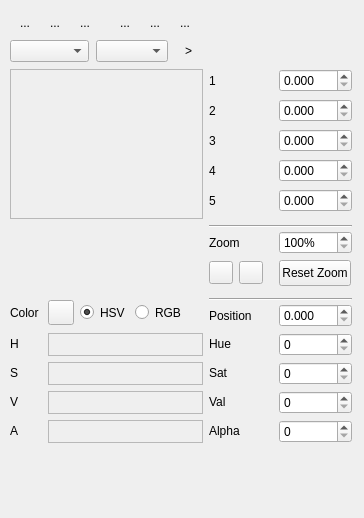
<ui version="4.0" >
 <comment>*********************************************************************
**
** Copyright (C) 2011 Nokia Corporation and/or its subsidiary(-ies).
** All rights reserved.
** Contact: Nokia Corporation (qt-info@nokia.com)
**
** This file is part of the tools applications of the Qt Toolkit.
**
** $QT_BEGIN_LICENSE:LGPL$
** Commercial Usage
** Licensees holding valid Qt Commercial licenses may use this file in
** accordance with the Qt Commercial License Agreement provided with the
** Software or, alternatively, in accordance with the terms contained in
** a written agreement between you and Nokia.
**
** GNU Lesser General Public License Usage
** Alternatively, this file may be used under the terms of the GNU Lesser
** General Public License version 2.1 as published by the Free Software
** Foundation and appearing in the file LICENSE.LGPL included in the
** packaging of this file.  Please review the following information to
** ensure the GNU Lesser General Public License version 2.1 requirements
** will be met: http://www.gnu.org/licenses/old-licenses/lgpl-2.1.html.
**
** In addition, as a special exception, Nokia gives you certain additional
** rights.  These rights are described in the Nokia Qt LGPL Exception
** version 1.1, included in the file LGPL_EXCEPTION.txt in this package.
**
** GNU General Public License Usage
** Alternatively, this file may be used under the terms of the GNU
** General Public License version 3.0 as published by the Free Software
** Foundation and appearing in the file LICENSE.GPL included in the
** packaging of this file.  Please review the following information to
** ensure the GNU General Public License version 3.0 requirements will be
** met: http://www.gnu.org/copyleft/gpl.html.
**
** If you have questions regarding the use of this file, please contact
** Nokia at qt-info@nokia.com.
** $QT_END_LICENSE$
**
*********************************************************************</comment>
 <class>QtGradientEditor</class>
 <widget class="QWidget" name="QtGradientEditor" >
  <property name="geometry" >
   <rect>
    <x>0</x>
    <y>0</y>
    <width>364</width>
    <height>518</height>
   </rect>
  </property>
  <property name="windowTitle" >
   <string>Form</string>
  </property>
  <widget class="QFrame" name="frame" >
   <property name="geometry" >
    <rect>
     <x>10</x>
     <y>69</y>
     <width>193</width>
     <height>150</height>
    </rect>
   </property>
   <property name="sizePolicy" >
    <sizepolicy vsizetype="Expanding" hsizetype="Expanding" >
     <horstretch>0</horstretch>
     <verstretch>0</verstretch>
    </sizepolicy>
   </property>
   <property name="frameShape" >
    <enum>QFrame::StyledPanel</enum>
   </property>
   <property name="frameShadow" >
    <enum>QFrame::Raised</enum>
   </property>
   <layout class="QVBoxLayout" >
    <property name="spacing" >
     <number>6</number>
    </property>
    <property name="leftMargin" >
     <number>0</number>
    </property>
    <property name="topMargin" >
     <number>0</number>
    </property>
    <property name="rightMargin" >
     <number>0</number>
    </property>
    <property name="bottomMargin" >
     <number>0</number>
    </property>
    <item>
     <widget class="QtGradientWidget" native="1" name="gradientWidget" >
      <property name="sizePolicy" >
       <sizepolicy vsizetype="Expanding" hsizetype="Expanding" >
        <horstretch>0</horstretch>
        <verstretch>0</verstretch>
       </sizepolicy>
      </property>
      <property name="toolTip" >
       <string>Gradient Editor</string>
      </property>
      <property name="whatsThis" >
       <string>This area shows a preview of the gradient being edited. It also allows you to edit parameters specific to the gradient's type such as start and final point, radius, etc. by drag &amp; drop.</string>
      </property>
     </widget>
    </item>
   </layout>
  </widget>
  <widget class="QLabel" name="label1" >
   <property name="geometry" >
    <rect>
     <x>209</x>
     <y>69</y>
     <width>64</width>
     <height>23</height>
    </rect>
   </property>
   <property name="text" >
    <string>1</string>
   </property>
  </widget>
  <widget class="QDoubleSpinBox" name="spinBox1" >
   <property name="geometry" >
    <rect>
     <x>279</x>
     <y>69</y>
     <width>73</width>
     <height>23</height>
    </rect>
   </property>
   <property name="keyboardTracking" >
    <bool>false</bool>
   </property>
   <property name="decimals" >
    <number>3</number>
   </property>
   <property name="maximum" >
    <double>1.000000000000000</double>
   </property>
   <property name="singleStep" >
    <double>0.010000000000000</double>
   </property>
  </widget>
  <widget class="QLabel" name="label2" >
   <property name="geometry" >
    <rect>
     <x>209</x>
     <y>99</y>
     <width>64</width>
     <height>23</height>
    </rect>
   </property>
   <property name="text" >
    <string>2</string>
   </property>
  </widget>
  <widget class="QDoubleSpinBox" name="spinBox2" >
   <property name="geometry" >
    <rect>
     <x>279</x>
     <y>99</y>
     <width>73</width>
     <height>23</height>
    </rect>
   </property>
   <property name="keyboardTracking" >
    <bool>false</bool>
   </property>
   <property name="decimals" >
    <number>3</number>
   </property>
   <property name="maximum" >
    <double>1.000000000000000</double>
   </property>
   <property name="singleStep" >
    <double>0.010000000000000</double>
   </property>
  </widget>
  <widget class="QLabel" name="label3" >
   <property name="geometry" >
    <rect>
     <x>209</x>
     <y>129</y>
     <width>64</width>
     <height>23</height>
    </rect>
   </property>
   <property name="text" >
    <string>3</string>
   </property>
  </widget>
  <widget class="QDoubleSpinBox" name="spinBox3" >
   <property name="geometry" >
    <rect>
     <x>279</x>
     <y>129</y>
     <width>73</width>
     <height>23</height>
    </rect>
   </property>
   <property name="keyboardTracking" >
    <bool>false</bool>
   </property>
   <property name="decimals" >
    <number>3</number>
   </property>
   <property name="maximum" >
    <double>1.000000000000000</double>
   </property>
   <property name="singleStep" >
    <double>0.010000000000000</double>
   </property>
  </widget>
  <widget class="QLabel" name="label4" >
   <property name="geometry" >
    <rect>
     <x>209</x>
     <y>159</y>
     <width>64</width>
     <height>23</height>
    </rect>
   </property>
   <property name="text" >
    <string>4</string>
   </property>
  </widget>
  <widget class="QDoubleSpinBox" name="spinBox4" >
   <property name="geometry" >
    <rect>
     <x>279</x>
     <y>159</y>
     <width>73</width>
     <height>23</height>
    </rect>
   </property>
   <property name="keyboardTracking" >
    <bool>false</bool>
   </property>
   <property name="decimals" >
    <number>3</number>
   </property>
   <property name="maximum" >
    <double>1.000000000000000</double>
   </property>
   <property name="singleStep" >
    <double>0.010000000000000</double>
   </property>
  </widget>
  <widget class="QLabel" name="label5" >
   <property name="geometry" >
    <rect>
     <x>209</x>
     <y>189</y>
     <width>64</width>
     <height>23</height>
    </rect>
   </property>
   <property name="text" >
    <string>5</string>
   </property>
  </widget>
  <widget class="QDoubleSpinBox" name="spinBox5" >
   <property name="geometry" >
    <rect>
     <x>279</x>
     <y>189</y>
     <width>73</width>
     <height>23</height>
    </rect>
   </property>
   <property name="keyboardTracking" >
    <bool>false</bool>
   </property>
   <property name="decimals" >
    <number>3</number>
   </property>
   <property name="maximum" >
    <double>1.000000000000000</double>
   </property>
   <property name="singleStep" >
    <double>0.010000000000000</double>
   </property>
  </widget>
  <widget class="QtGradientStopsWidget" native="1" name="gradientStopsWidget" >
   <property name="geometry" >
    <rect>
     <x>10</x>
     <y>225</y>
     <width>193</width>
     <height>67</height>
    </rect>
   </property>
   <property name="toolTip" >
    <string>Gradient Stops Editor</string>
   </property>
   <property name="whatsThis" >
    <string>This area allows you to edit gradient stops. Double click on the existing stop handle to duplicate it. Double click outside of the existing stop handles to create a new stop. Drag &amp; drop the handle to reposition it. Use right mouse button to popup context menu with extra actions.</string>
   </property>
  </widget>
  <widget class="QLabel" name="zoomLabel" >
   <property name="geometry" >
    <rect>
     <x>209</x>
     <y>231</y>
     <width>64</width>
     <height>23</height>
    </rect>
   </property>
   <property name="text" >
    <string>Zoom</string>
   </property>
  </widget>
  <widget class="QToolButton" name="zoomAllButton" >
   <property name="geometry" >
    <rect>
     <x>279</x>
     <y>260</y>
     <width>72</width>
     <height>26</height>
    </rect>
   </property>
   <property name="sizePolicy" >
    <sizepolicy vsizetype="Fixed" hsizetype="Preferred" >
     <horstretch>0</horstretch>
     <verstretch>0</verstretch>
    </sizepolicy>
   </property>
   <property name="toolTip" >
    <string>Reset Zoom</string>
   </property>
   <property name="text" >
    <string>Reset Zoom</string>
   </property>
  </widget>
  <widget class="QLabel" name="positionLabel" >
   <property name="geometry" >
    <rect>
     <x>209</x>
     <y>304</y>
     <width>64</width>
     <height>23</height>
    </rect>
   </property>
   <property name="text" >
    <string>Position</string>
   </property>
  </widget>
  <widget class="QLabel" name="hLabel" >
   <property name="geometry" >
    <rect>
     <x>10</x>
     <y>335</y>
     <width>32</width>
     <height>18</height>
    </rect>
   </property>
   <property name="sizePolicy" >
    <sizepolicy vsizetype="Fixed" hsizetype="Preferred" >
     <horstretch>0</horstretch>
     <verstretch>0</verstretch>
    </sizepolicy>
   </property>
   <property name="toolTip" >
    <string>Hue</string>
   </property>
   <property name="text" >
    <string>H</string>
   </property>
  </widget>
  <widget class="QFrame" name="frame_2" >
   <property name="geometry" >
    <rect>
     <x>48</x>
     <y>333</y>
     <width>155</width>
     <height>23</height>
    </rect>
   </property>
   <property name="sizePolicy" >
    <sizepolicy vsizetype="Preferred" hsizetype="Ignored" >
     <horstretch>0</horstretch>
     <verstretch>0</verstretch>
    </sizepolicy>
   </property>
   <property name="frameShape" >
    <enum>QFrame::StyledPanel</enum>
   </property>
   <property name="frameShadow" >
    <enum>QFrame::Raised</enum>
   </property>
   <layout class="QHBoxLayout" >
    <property name="leftMargin" >
     <number>0</number>
    </property>
    <property name="topMargin" >
     <number>0</number>
    </property>
    <property name="rightMargin" >
     <number>0</number>
    </property>
    <property name="bottomMargin" >
     <number>0</number>
    </property>
    <item>
     <widget class="QtColorLine" native="1" name="hueColorLine" >
      <property name="sizePolicy" >
       <sizepolicy vsizetype="Preferred" hsizetype="Expanding" >
        <horstretch>0</horstretch>
        <verstretch>0</verstretch>
       </sizepolicy>
      </property>
      <property name="toolTip" >
       <string>Hue</string>
      </property>
     </widget>
    </item>
   </layout>
  </widget>
  <widget class="QLabel" name="hueLabel" >
   <property name="geometry" >
    <rect>
     <x>209</x>
     <y>335</y>
     <width>64</width>
     <height>18</height>
    </rect>
   </property>
   <property name="sizePolicy" >
    <sizepolicy vsizetype="Fixed" hsizetype="Preferred" >
     <horstretch>0</horstretch>
     <verstretch>0</verstretch>
    </sizepolicy>
   </property>
   <property name="text" >
    <string>Hue</string>
   </property>
  </widget>
  <widget class="QLabel" name="sLabel" >
   <property name="geometry" >
    <rect>
     <x>10</x>
     <y>364</y>
     <width>32</width>
     <height>18</height>
    </rect>
   </property>
   <property name="sizePolicy" >
    <sizepolicy vsizetype="Fixed" hsizetype="Preferred" >
     <horstretch>0</horstretch>
     <verstretch>0</verstretch>
    </sizepolicy>
   </property>
   <property name="toolTip" >
    <string>Saturation</string>
   </property>
   <property name="text" >
    <string>S</string>
   </property>
  </widget>
  <widget class="QFrame" name="frame_5" >
   <property name="geometry" >
    <rect>
     <x>48</x>
     <y>362</y>
     <width>155</width>
     <height>23</height>
    </rect>
   </property>
   <property name="sizePolicy" >
    <sizepolicy vsizetype="Preferred" hsizetype="Ignored" >
     <horstretch>0</horstretch>
     <verstretch>0</verstretch>
    </sizepolicy>
   </property>
   <property name="frameShape" >
    <enum>QFrame::StyledPanel</enum>
   </property>
   <property name="frameShadow" >
    <enum>QFrame::Raised</enum>
   </property>
   <layout class="QHBoxLayout" >
    <property name="leftMargin" >
     <number>0</number>
    </property>
    <property name="topMargin" >
     <number>0</number>
    </property>
    <property name="rightMargin" >
     <number>0</number>
    </property>
    <property name="bottomMargin" >
     <number>0</number>
    </property>
    <item>
     <widget class="QtColorLine" native="1" name="saturationColorLine" >
      <property name="sizePolicy" >
       <sizepolicy vsizetype="Preferred" hsizetype="Expanding" >
        <horstretch>0</horstretch>
        <verstretch>0</verstretch>
       </sizepolicy>
      </property>
      <property name="toolTip" >
       <string>Saturation</string>
      </property>
     </widget>
    </item>
   </layout>
  </widget>
  <widget class="QLabel" name="saturationLabel" >
   <property name="geometry" >
    <rect>
     <x>209</x>
     <y>364</y>
     <width>64</width>
     <height>18</height>
    </rect>
   </property>
   <property name="sizePolicy" >
    <sizepolicy vsizetype="Fixed" hsizetype="Preferred" >
     <horstretch>0</horstretch>
     <verstretch>0</verstretch>
    </sizepolicy>
   </property>
   <property name="text" >
    <string>Sat</string>
   </property>
  </widget>
  <widget class="QLabel" name="vLabel" >
   <property name="geometry" >
    <rect>
     <x>10</x>
     <y>393</y>
     <width>32</width>
     <height>18</height>
    </rect>
   </property>
   <property name="sizePolicy" >
    <sizepolicy vsizetype="Fixed" hsizetype="Preferred" >
     <horstretch>0</horstretch>
     <verstretch>0</verstretch>
    </sizepolicy>
   </property>
   <property name="toolTip" >
    <string>Value</string>
   </property>
   <property name="text" >
    <string>V</string>
   </property>
  </widget>
  <widget class="QFrame" name="frame_3" >
   <property name="geometry" >
    <rect>
     <x>48</x>
     <y>391</y>
     <width>155</width>
     <height>23</height>
    </rect>
   </property>
   <property name="sizePolicy" >
    <sizepolicy vsizetype="Preferred" hsizetype="Ignored" >
     <horstretch>0</horstretch>
     <verstretch>0</verstretch>
    </sizepolicy>
   </property>
   <property name="frameShape" >
    <enum>QFrame::StyledPanel</enum>
   </property>
   <property name="frameShadow" >
    <enum>QFrame::Raised</enum>
   </property>
   <layout class="QHBoxLayout" >
    <property name="leftMargin" >
     <number>0</number>
    </property>
    <property name="topMargin" >
     <number>0</number>
    </property>
    <property name="rightMargin" >
     <number>0</number>
    </property>
    <property name="bottomMargin" >
     <number>0</number>
    </property>
    <item>
     <widget class="QtColorLine" native="1" name="valueColorLine" >
      <property name="sizePolicy" >
       <sizepolicy vsizetype="Preferred" hsizetype="Expanding" >
        <horstretch>0</horstretch>
        <verstretch>0</verstretch>
       </sizepolicy>
      </property>
      <property name="toolTip" >
       <string>Value</string>
      </property>
     </widget>
    </item>
   </layout>
  </widget>
  <widget class="QLabel" name="valueLabel" >
   <property name="geometry" >
    <rect>
     <x>209</x>
     <y>393</y>
     <width>64</width>
     <height>18</height>
    </rect>
   </property>
   <property name="sizePolicy" >
    <sizepolicy vsizetype="Fixed" hsizetype="Preferred" >
     <horstretch>0</horstretch>
     <verstretch>0</verstretch>
    </sizepolicy>
   </property>
   <property name="text" >
    <string>Val</string>
   </property>
  </widget>
  <widget class="QLabel" name="aLabel" >
   <property name="geometry" >
    <rect>
     <x>10</x>
     <y>422</y>
     <width>32</width>
     <height>18</height>
    </rect>
   </property>
   <property name="sizePolicy" >
    <sizepolicy vsizetype="Fixed" hsizetype="Preferred" >
     <horstretch>0</horstretch>
     <verstretch>0</verstretch>
    </sizepolicy>
   </property>
   <property name="toolTip" >
    <string>Alpha</string>
   </property>
   <property name="text" >
    <string>A</string>
   </property>
  </widget>
  <widget class="QFrame" name="frame_4" >
   <property name="geometry" >
    <rect>
     <x>48</x>
     <y>420</y>
     <width>155</width>
     <height>23</height>
    </rect>
   </property>
   <property name="sizePolicy" >
    <sizepolicy vsizetype="Preferred" hsizetype="Ignored" >
     <horstretch>0</horstretch>
     <verstretch>0</verstretch>
    </sizepolicy>
   </property>
   <property name="frameShape" >
    <enum>QFrame::StyledPanel</enum>
   </property>
   <property name="frameShadow" >
    <enum>QFrame::Raised</enum>
   </property>
   <layout class="QHBoxLayout" >
    <property name="leftMargin" >
     <number>0</number>
    </property>
    <property name="topMargin" >
     <number>0</number>
    </property>
    <property name="rightMargin" >
     <number>0</number>
    </property>
    <property name="bottomMargin" >
     <number>0</number>
    </property>
    <item>
     <widget class="QtColorLine" native="1" name="alphaColorLine" >
      <property name="sizePolicy" >
       <sizepolicy vsizetype="Preferred" hsizetype="Expanding" >
        <horstretch>0</horstretch>
        <verstretch>0</verstretch>
       </sizepolicy>
      </property>
      <property name="toolTip" >
       <string>Alpha</string>
      </property>
     </widget>
    </item>
   </layout>
  </widget>
  <widget class="QLabel" name="alphaLabel" >
   <property name="geometry" >
    <rect>
     <x>209</x>
     <y>422</y>
     <width>64</width>
     <height>18</height>
    </rect>
   </property>
   <property name="sizePolicy" >
    <sizepolicy vsizetype="Fixed" hsizetype="Preferred" >
     <horstretch>0</horstretch>
     <verstretch>0</verstretch>
    </sizepolicy>
   </property>
   <property name="text" >
    <string>Alpha</string>
   </property>
  </widget>
  <widget class="QComboBox" name="typeComboBox" >
   <property name="geometry" >
    <rect>
     <x>10</x>
     <y>40</y>
     <width>79</width>
     <height>22</height>
    </rect>
   </property>
   <property name="toolTip" >
    <string>Type</string>
   </property>
  </widget>
  <widget class="QComboBox" name="spreadComboBox" >
   <property name="geometry" >
    <rect>
     <x>96</x>
     <y>40</y>
     <width>72</width>
     <height>22</height>
    </rect>
   </property>
   <property name="toolTip" >
    <string>Spread</string>
   </property>
  </widget>
  <widget class="QLabel" name="colorLabel" >
   <property name="geometry" >
    <rect>
     <x>10</x>
     <y>298</y>
     <width>32</width>
     <height>29</height>
    </rect>
   </property>
   <property name="sizePolicy" >
    <sizepolicy vsizetype="Preferred" hsizetype="Fixed" >
     <horstretch>0</horstretch>
     <verstretch>0</verstretch>
    </sizepolicy>
   </property>
   <property name="text" >
    <string>Color</string>
   </property>
  </widget>
  <widget class="QtColorButton" name="colorButton" >
   <property name="geometry" >
    <rect>
     <x>48</x>
     <y>300</y>
     <width>26</width>
     <height>25</height>
    </rect>
   </property>
   <property name="toolTip" >
    <string>Current stop's color</string>
   </property>
   <property name="text" >
    <string/>
   </property>
  </widget>
  <widget class="QRadioButton" name="hsvRadioButton" >
   <property name="geometry" >
    <rect>
     <x>80</x>
     <y>301</y>
     <width>49</width>
     <height>23</height>
    </rect>
   </property>
   <property name="sizePolicy" >
    <sizepolicy vsizetype="Fixed" hsizetype="Fixed" >
     <horstretch>0</horstretch>
     <verstretch>0</verstretch>
    </sizepolicy>
   </property>
   <property name="toolTip" >
    <string>Show HSV specification</string>
   </property>
   <property name="text" >
    <string>HSV</string>
   </property>
   <property name="checked" >
    <bool>true</bool>
   </property>
  </widget>
  <widget class="QRadioButton" name="rgbRadioButton" >
   <property name="geometry" >
    <rect>
     <x>135</x>
     <y>301</y>
     <width>49</width>
     <height>23</height>
    </rect>
   </property>
   <property name="sizePolicy" >
    <sizepolicy vsizetype="Fixed" hsizetype="Fixed" >
     <horstretch>0</horstretch>
     <verstretch>0</verstretch>
    </sizepolicy>
   </property>
   <property name="toolTip" >
    <string>Show RGB specification</string>
   </property>
   <property name="text" >
    <string>RGB</string>
   </property>
  </widget>
  <widget class="QWidget" native="1" name="positionWidget" >
   <property name="geometry" >
    <rect>
     <x>279</x>
     <y>304</y>
     <width>73</width>
     <height>23</height>
    </rect>
   </property>
   <layout class="QVBoxLayout" >
    <property name="leftMargin" >
     <number>0</number>
    </property>
    <property name="topMargin" >
     <number>0</number>
    </property>
    <property name="rightMargin" >
     <number>0</number>
    </property>
    <property name="bottomMargin" >
     <number>0</number>
    </property>
    <item>
     <widget class="QDoubleSpinBox" name="positionSpinBox" >
      <property name="toolTip" >
       <string>Current stop's position</string>
      </property>
      <property name="keyboardTracking" >
       <bool>false</bool>
      </property>
      <property name="decimals" >
       <number>3</number>
      </property>
      <property name="minimum" >
       <double>0.000000000000000</double>
      </property>
      <property name="maximum" >
       <double>1.000000000000000</double>
      </property>
      <property name="singleStep" >
       <double>0.010000000000000</double>
      </property>
      <property name="value" >
       <double>0.000000000000000</double>
      </property>
     </widget>
    </item>
   </layout>
  </widget>
  <widget class="QWidget" native="1" name="hueWidget" >
   <property name="geometry" >
    <rect>
     <x>279</x>
     <y>333</y>
     <width>73</width>
     <height>23</height>
    </rect>
   </property>
   <layout class="QVBoxLayout" >
    <property name="leftMargin" >
     <number>0</number>
    </property>
    <property name="topMargin" >
     <number>0</number>
    </property>
    <property name="rightMargin" >
     <number>0</number>
    </property>
    <property name="bottomMargin" >
     <number>0</number>
    </property>
    <item>
     <widget class="QSpinBox" name="hueSpinBox" >
      <property name="keyboardTracking" >
       <bool>false</bool>
      </property>
      <property name="maximum" >
       <number>359</number>
      </property>
     </widget>
    </item>
   </layout>
  </widget>
  <widget class="QWidget" native="1" name="saturationWidget" >
   <property name="geometry" >
    <rect>
     <x>279</x>
     <y>362</y>
     <width>73</width>
     <height>23</height>
    </rect>
   </property>
   <layout class="QVBoxLayout" >
    <property name="leftMargin" >
     <number>0</number>
    </property>
    <property name="topMargin" >
     <number>0</number>
    </property>
    <property name="rightMargin" >
     <number>0</number>
    </property>
    <property name="bottomMargin" >
     <number>0</number>
    </property>
    <item>
     <widget class="QSpinBox" name="saturationSpinBox" >
      <property name="keyboardTracking" >
       <bool>false</bool>
      </property>
      <property name="maximum" >
       <number>255</number>
      </property>
     </widget>
    </item>
   </layout>
  </widget>
  <widget class="QWidget" native="1" name="valueWidget" >
   <property name="geometry" >
    <rect>
     <x>279</x>
     <y>391</y>
     <width>73</width>
     <height>23</height>
    </rect>
   </property>
   <layout class="QVBoxLayout" >
    <property name="leftMargin" >
     <number>0</number>
    </property>
    <property name="topMargin" >
     <number>0</number>
    </property>
    <property name="rightMargin" >
     <number>0</number>
    </property>
    <property name="bottomMargin" >
     <number>0</number>
    </property>
    <item>
     <widget class="QSpinBox" name="valueSpinBox" >
      <property name="keyboardTracking" >
       <bool>false</bool>
      </property>
      <property name="maximum" >
       <number>255</number>
      </property>
     </widget>
    </item>
   </layout>
  </widget>
  <widget class="QWidget" native="1" name="alphaWidget" >
   <property name="geometry" >
    <rect>
     <x>279</x>
     <y>420</y>
     <width>73</width>
     <height>23</height>
    </rect>
   </property>
   <layout class="QVBoxLayout" >
    <property name="leftMargin" >
     <number>0</number>
    </property>
    <property name="topMargin" >
     <number>0</number>
    </property>
    <property name="rightMargin" >
     <number>0</number>
    </property>
    <property name="bottomMargin" >
     <number>0</number>
    </property>
    <item>
     <widget class="QSpinBox" name="alphaSpinBox" >
      <property name="keyboardTracking" >
       <bool>false</bool>
      </property>
      <property name="maximum" >
       <number>255</number>
      </property>
     </widget>
    </item>
   </layout>
  </widget>
  <widget class="QWidget" native="1" name="zoomWidget" >
   <property name="geometry" >
    <rect>
     <x>279</x>
     <y>231</y>
     <width>73</width>
     <height>23</height>
    </rect>
   </property>
   <layout class="QVBoxLayout" >
    <property name="leftMargin" >
     <number>0</number>
    </property>
    <property name="topMargin" >
     <number>0</number>
    </property>
    <property name="rightMargin" >
     <number>0</number>
    </property>
    <property name="bottomMargin" >
     <number>0</number>
    </property>
    <item>
     <widget class="QSpinBox" name="zoomSpinBox" >
      <property name="keyboardTracking" >
       <bool>false</bool>
      </property>
      <property name="suffix" >
       <string>%</string>
      </property>
      <property name="minimum" >
       <number>100</number>
      </property>
      <property name="maximum" >
       <number>10000</number>
      </property>
      <property name="singleStep" >
       <number>100</number>
      </property>
      <property name="value" >
       <number>100</number>
      </property>
     </widget>
    </item>
   </layout>
  </widget>
  <widget class="QWidget" native="1" name="line1Widget" >
   <property name="geometry" >
    <rect>
     <x>209</x>
     <y>219</y>
     <width>143</width>
     <height>16</height>
    </rect>
   </property>
   <layout class="QVBoxLayout" >
    <property name="leftMargin" >
     <number>0</number>
    </property>
    <property name="topMargin" >
     <number>0</number>
    </property>
    <property name="rightMargin" >
     <number>0</number>
    </property>
    <property name="bottomMargin" >
     <number>0</number>
    </property>
    <item>
     <widget class="Line" name="line1" >
      <property name="orientation" >
       <enum>Qt::Horizontal</enum>
      </property>
     </widget>
    </item>
   </layout>
  </widget>
  <widget class="QWidget" native="1" name="line2Widget" >
   <property name="geometry" >
    <rect>
     <x>209</x>
     <y>292</y>
     <width>143</width>
     <height>16</height>
    </rect>
   </property>
   <layout class="QVBoxLayout" >
    <property name="leftMargin" >
     <number>0</number>
    </property>
    <property name="topMargin" >
     <number>0</number>
    </property>
    <property name="rightMargin" >
     <number>0</number>
    </property>
    <property name="bottomMargin" >
     <number>0</number>
    </property>
    <item>
     <widget class="Line" name="line2" >
      <property name="orientation" >
       <enum>Qt::Horizontal</enum>
      </property>
     </widget>
    </item>
   </layout>
  </widget>
  <widget class="QWidget" native="1" name="zoomButtonsWidget" >
   <property name="geometry" >
    <rect>
     <x>209</x>
     <y>260</y>
     <width>64</width>
     <height>26</height>
    </rect>
   </property>
   <property name="sizePolicy" >
    <sizepolicy vsizetype="Preferred" hsizetype="Maximum" >
     <horstretch>0</horstretch>
     <verstretch>0</verstretch>
    </sizepolicy>
   </property>
   <layout class="QHBoxLayout" >
    <property name="leftMargin" >
     <number>0</number>
    </property>
    <property name="topMargin" >
     <number>0</number>
    </property>
    <property name="rightMargin" >
     <number>0</number>
    </property>
    <property name="bottomMargin" >
     <number>0</number>
    </property>
    <item>
     <widget class="QToolButton" name="zoomInButton" >
      <property name="toolTip" >
       <string>Zoom In</string>
      </property>
     </widget>
    </item>
    <item>
     <widget class="QToolButton" name="zoomOutButton" >
      <property name="toolTip" >
       <string>Zoom Out</string>
      </property>
     </widget>
    </item>
    <item>
     <spacer>
      <property name="orientation" >
       <enum>Qt::Horizontal</enum>
      </property>
      <property name="sizeHint" >
       <size>
        <width>0</width>
        <height>20</height>
       </size>
      </property>
     </spacer>
    </item>
   </layout>
  </widget>
  <widget class="QToolButton" name="detailsButton" >
   <property name="geometry" >
    <rect>
     <x>176</x>
     <y>40</y>
     <width>25</width>
     <height>22</height>
    </rect>
   </property>
   <property name="sizePolicy" >
    <sizepolicy vsizetype="Ignored" hsizetype="Fixed" >
     <horstretch>0</horstretch>
     <verstretch>0</verstretch>
    </sizepolicy>
   </property>
   <property name="toolTip" >
    <string>Toggle details extension</string>
   </property>
   <property name="text" >
    <string>></string>
   </property>
   <property name="checkable" >
    <bool>true</bool>
   </property>
   <property name="autoRaise" >
    <bool>true</bool>
   </property>
  </widget>
  <widget class="QToolButton" name="linearButton" >
   <property name="geometry" >
    <rect>
     <x>10</x>
     <y>10</y>
     <width>30</width>
     <height>26</height>
    </rect>
   </property>
   <property name="toolTip" >
    <string>Linear Type</string>
   </property>
   <property name="text" >
    <string>...</string>
   </property>
   <property name="checkable" >
    <bool>true</bool>
   </property>
   <property name="autoRaise" >
    <bool>true</bool>
   </property>
  </widget>
  <widget class="QToolButton" name="radialButton" >
   <property name="geometry" >
    <rect>
     <x>40</x>
     <y>10</y>
     <width>30</width>
     <height>26</height>
    </rect>
   </property>
   <property name="toolTip" >
    <string>Radial Type</string>
   </property>
   <property name="text" >
    <string>...</string>
   </property>
   <property name="checkable" >
    <bool>true</bool>
   </property>
   <property name="autoRaise" >
    <bool>true</bool>
   </property>
  </widget>
  <widget class="QToolButton" name="conicalButton" >
   <property name="geometry" >
    <rect>
     <x>70</x>
     <y>10</y>
     <width>30</width>
     <height>26</height>
    </rect>
   </property>
   <property name="toolTip" >
    <string>Conical Type</string>
   </property>
   <property name="text" >
    <string>...</string>
   </property>
   <property name="checkable" >
    <bool>true</bool>
   </property>
   <property name="autoRaise" >
    <bool>true</bool>
   </property>
  </widget>
  <widget class="QToolButton" name="padButton" >
   <property name="geometry" >
    <rect>
     <x>110</x>
     <y>10</y>
     <width>30</width>
     <height>26</height>
    </rect>
   </property>
   <property name="toolTip" >
    <string>Pad Spread</string>
   </property>
   <property name="text" >
    <string>...</string>
   </property>
   <property name="checkable" >
    <bool>true</bool>
   </property>
   <property name="autoRaise" >
    <bool>true</bool>
   </property>
  </widget>
  <widget class="QToolButton" name="repeatButton" >
   <property name="geometry" >
    <rect>
     <x>140</x>
     <y>10</y>
     <width>30</width>
     <height>26</height>
    </rect>
   </property>
   <property name="toolTip" >
    <string>Repeat Spread</string>
   </property>
   <property name="text" >
    <string>...</string>
   </property>
   <property name="checkable" >
    <bool>true</bool>
   </property>
   <property name="autoRaise" >
    <bool>true</bool>
   </property>
  </widget>
  <widget class="QToolButton" name="reflectButton" >
   <property name="geometry" >
    <rect>
     <x>170</x>
     <y>10</y>
     <width>30</width>
     <height>26</height>
    </rect>
   </property>
   <property name="toolTip" >
    <string>Reflect Spread</string>
   </property>
   <property name="text" >
    <string>...</string>
   </property>
   <property name="checkable" >
    <bool>true</bool>
   </property>
   <property name="autoRaise" >
    <bool>true</bool>
   </property>
  </widget>
 </widget>
 <customwidgets>
  <customwidget>
   <class>QtColorButton</class>
   <extends>QToolButton</extends>
   <header>qtcolorbutton.h</header>
  </customwidget>
  <customwidget>
   <class>QtColorLine</class>
   <extends>QWidget</extends>
   <header>qtcolorline.h</header>
   <container>1</container>
  </customwidget>
  <customwidget>
   <class>QtGradientStopsWidget</class>
   <extends>QWidget</extends>
   <header>qtgradientstopswidget.h</header>
   <container>1</container>
  </customwidget>
  <customwidget>
   <class>QtGradientWidget</class>
   <extends>QWidget</extends>
   <header>qtgradientwidget.h</header>
   <container>1</container>
  </customwidget>
 </customwidgets>
 <tabstops>
  <tabstop>typeComboBox</tabstop>
  <tabstop>spreadComboBox</tabstop>
  <tabstop>detailsButton</tabstop>
  <tabstop>spinBox1</tabstop>
  <tabstop>spinBox2</tabstop>
  <tabstop>spinBox3</tabstop>
  <tabstop>spinBox4</tabstop>
  <tabstop>spinBox5</tabstop>
  <tabstop>zoomSpinBox</tabstop>
  <tabstop>zoomInButton</tabstop>
  <tabstop>zoomOutButton</tabstop>
  <tabstop>zoomAllButton</tabstop>
  <tabstop>colorButton</tabstop>
  <tabstop>hsvRadioButton</tabstop>
  <tabstop>rgbRadioButton</tabstop>
  <tabstop>positionSpinBox</tabstop>
  <tabstop>hueSpinBox</tabstop>
  <tabstop>saturationSpinBox</tabstop>
  <tabstop>valueSpinBox</tabstop>
  <tabstop>alphaSpinBox</tabstop>
 </tabstops>
 <resources/>
 <connections/>
</ui>
